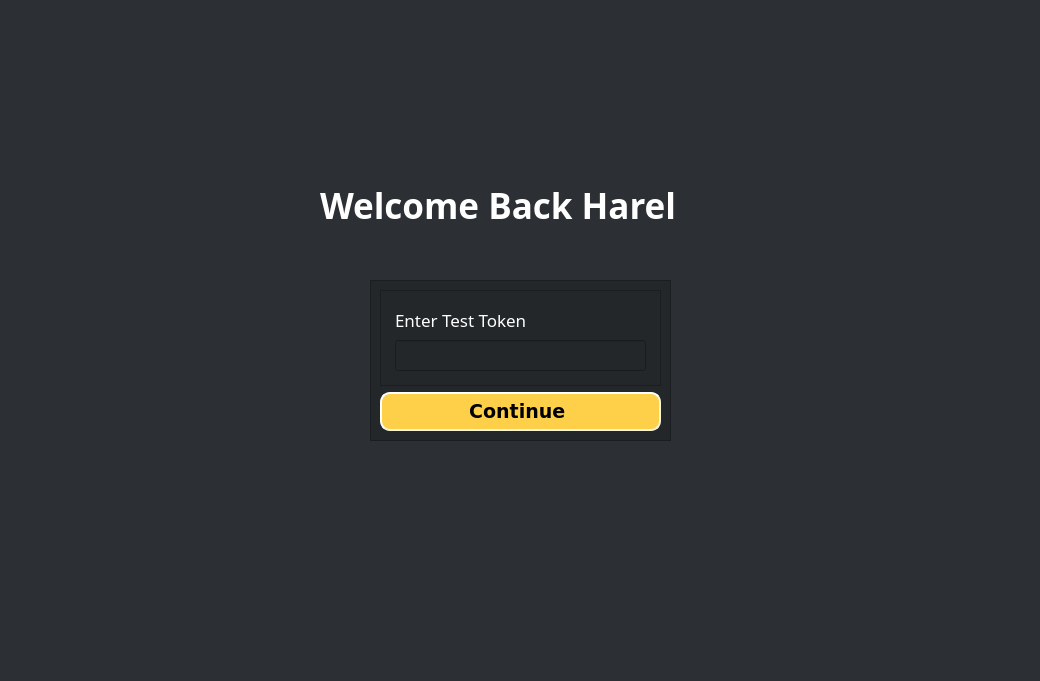
<?xml version="1.0" encoding="UTF-8"?>
<ui version="4.0">
 <class>Form</class>
 <widget class="QWidget" name="Form">
  <property name="geometry">
   <rect>
    <x>0</x>
    <y>0</y>
    <width>1040</width>
    <height>681</height>
   </rect>
  </property>
  <property name="windowTitle">
   <string>Form</string>
  </property>
  <property name="styleSheet">
   <string notr="true">background-color:#2C2F33;</string>
  </property>
  <widget class="QLabel" name="label_36">
   <property name="geometry">
    <rect>
     <x>320</x>
     <y>180</y>
     <width>421</width>
     <height>51</height>
    </rect>
   </property>
   <property name="font">
    <font>
     <family>Sitka Text</family>
     <pointsize>26</pointsize>
     <weight>75</weight>
     <bold>true</bold>
     <underline>false</underline>
    </font>
   </property>
   <property name="styleSheet">
    <string notr="true">color: white;</string>
   </property>
   <property name="text">
    <string>Welcome Back Harel</string>
   </property>
  </widget>
  <widget class="QFrame" name="frame_11">
   <property name="geometry">
    <rect>
     <x>370</x>
     <y>280</y>
     <width>301</width>
     <height>161</height>
    </rect>
   </property>
   <property name="styleSheet">
    <string notr="true">background-color: #23272A;
</string>
   </property>
   <property name="frameShape">
    <enum>QFrame::StyledPanel</enum>
   </property>
   <property name="frameShadow">
    <enum>QFrame::Raised</enum>
   </property>
   <layout class="QGridLayout" name="gridLayout_19">
    <item row="0" column="0">
     <widget class="QFrame" name="frame_12">
      <property name="styleSheet">
       <string notr="true"/>
      </property>
      <property name="frameShape">
       <enum>QFrame::StyledPanel</enum>
      </property>
      <property name="frameShadow">
       <enum>QFrame::Raised</enum>
      </property>
      <layout class="QGridLayout" name="gridLayout_20">
       <item row="0" column="0">
        <layout class="QGridLayout" name="gridLayout_21">
         <property name="leftMargin">
          <number>5</number>
         </property>
         <property name="topMargin">
          <number>5</number>
         </property>
         <property name="rightMargin">
          <number>5</number>
         </property>
         <property name="bottomMargin">
          <number>5</number>
         </property>
         <item row="1" column="0">
          <widget class="QLabel" name="label_34">
           <property name="font">
            <font>
             <family>padmaa</family>
             <pointsize>13</pointsize>
             <weight>50</weight>
             <bold>false</bold>
            </font>
           </property>
           <property name="styleSheet">
            <string notr="true">color: white;</string>
           </property>
           <property name="text">
            <string>Enter Test Token</string>
           </property>
          </widget>
         </item>
         <item row="2" column="0">
          <widget class="QLineEdit" name="id">
           <property name="font">
            <font>
             <pointsize>14</pointsize>
            </font>
           </property>
           <property name="styleSheet">
            <string notr="true">QLineEdit{
	color:white;
}

QLineEdit:focus{
	border: 1px solid rgb(170, 255, 0)  ;
}</string>
           </property>
           <property name="text">
            <string/>
           </property>
          </widget>
         </item>
        </layout>
       </item>
      </layout>
     </widget>
    </item>
    <item row="1" column="0">
     <widget class="QPushButton" name="submit_btn">
      <property name="font">
       <font>
        <family>DejaVu Sans</family>
        <pointsize>14</pointsize>
        <weight>75</weight>
        <italic>false</italic>
        <bold>true</bold>
        <strikeout>false</strikeout>
        <kerning>false</kerning>
       </font>
      </property>
      <property name="styleSheet">
       <string notr="true">QPushButton{
	background-color: #FED049;
	border-style: outset;
	border-width: 2px;
	border-radius: 10px;
	border-color: beige;
	padding: 6px;
}

QPushButton:hover{
		background-color: #7289DA;
		color: white;
}</string>
      </property>
      <property name="text">
       <string>Continue </string>
      </property>
     </widget>
    </item>
   </layout>
  </widget>
  <widget class="QLabel" name="label">
   <property name="geometry">
    <rect>
     <x>640</x>
     <y>350</y>
     <width>401</width>
     <height>381</height>
    </rect>
   </property>
   <property name="text">
    <string>&lt;html&gt;&lt;head/&gt;&lt;body&gt;&lt;p&gt;&lt;img src=&quot;:/illustrations/imgs/20.png&quot;/&gt;&lt;/p&gt;&lt;/body&gt;&lt;/html&gt;</string>
   </property>
  </widget>
  <widget class="QLabel" name="label_2">
   <property name="geometry">
    <rect>
     <x>-30</x>
     <y>320</y>
     <width>461</width>
     <height>351</height>
    </rect>
   </property>
   <property name="text">
    <string>&lt;html&gt;&lt;head/&gt;&lt;body&gt;&lt;p&gt;&lt;img src=&quot;:/illustrations/imgs/21.png&quot;/&gt;&lt;/p&gt;&lt;/body&gt;&lt;/html&gt;</string>
   </property>
  </widget>
  <widget class="QLabel" name="label_3">
   <property name="geometry">
    <rect>
     <x>-50</x>
     <y>-160</y>
     <width>341</width>
     <height>441</height>
    </rect>
   </property>
   <property name="text">
    <string>&lt;html&gt;&lt;head/&gt;&lt;body&gt;&lt;p&gt;&lt;img src=&quot;:/illustrations/imgs/23.png&quot;/&gt;&lt;/p&gt;&lt;/body&gt;&lt;/html&gt;</string>
   </property>
  </widget>
  <zorder>label_2</zorder>
  <zorder>label</zorder>
  <zorder>label_36</zorder>
  <zorder>frame_11</zorder>
  <zorder>label_3</zorder>
 </widget>
 <resources>
  <include location="res.qrc"/>
 </resources>
 <connections/>
</ui>
